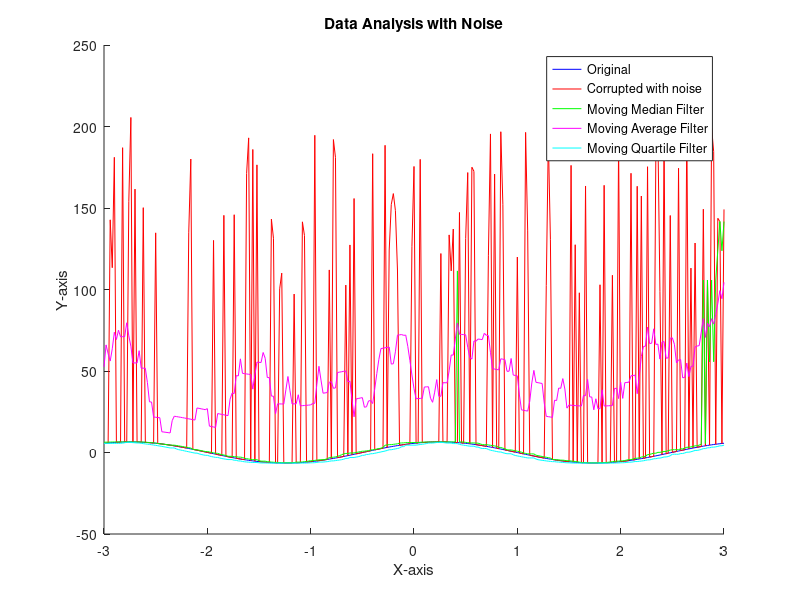

Source code (MATLAB):
x = [-3:0.02:3];
y = 6.5*sin(2.1*x + pi/3);

z = y;

fraction = 0.3;
n = length(y);
num_points = round(n*fraction);

%using randperm to select a fraction
indices = randperm(n, num_points);
y_fraction = y(indices);

a = 100; b = 200;
r_noise = a + (b-a).*rand(1, num_points);

z(indices) = z(indices) + r_noise;

y_median = zeros(size(z));
y_average = zeros(size(z));
y_quartile = zeros(size(z));

for i = 1:n 
    start = max(1, i-8);
    finish = min(n, i+8);
    
    Ni = z(start:finish);
    %moving median filtering
    y_median(i) = median(Ni);

    %moving median filtering
    y_average(i) = mean(Ni);
    
    %moving quartile filtering
    y_quartile(i) = prctile(Ni, 5);
end

figure;
hold on;
plot(x, y, 'b');
plot(x, z, 'r');
plot(x, y_median, 'g');
plot(x, y_average, 'm');
plot(x, y_quartile, 'c');
xlabel('X-axis');
ylabel('Y-axis');
legend('Original', 'Corrupted with noise', 'Moving Median Filter', 'Moving Average Filter', 'Moving Quartile Filter');
title('Data Analysis with Noise');
hold off;

denominator = sum(y.^2);
rmse_median = sum((y - y_median).^2)/denominator;
rmse_average = sum((y - y_average).^2)/denominator;
rmse_quartile = sum((y - y_quartile).^2)/denominator;

fprintf('RMSE: median = %f, average = %f, quartile = %f', rmse_median, rmse_average, rmse_quartile)